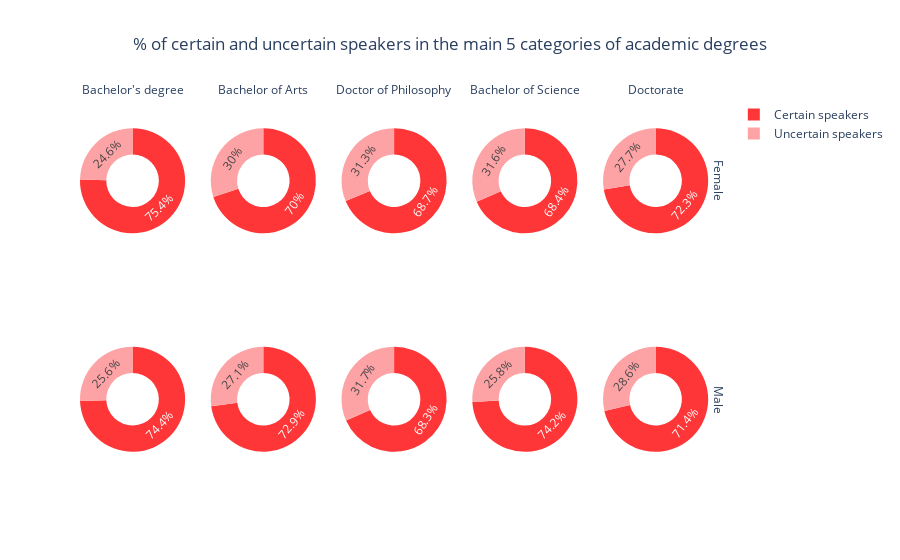

Here is the notebook cell this chart was saved with:
### Code cell
labels = ['Certain speakers','Uncertain speakers']

# Create subplots: use 'domain' type for Pie subplot
fig = make_subplots(rows = 2, cols = 5, column_titles = ["Bachelor's degree", 'Bachelor of Arts', 
                    'Doctor of Philosophy','Bachelor of Science', 'Doctorate'], row_titles = ['Female', 'Male'],
                     specs = [[{"type": "pie"}, {"type": "pie"}, {"type": "pie"}, {"type": "pie"}, {"type": "pie"}], 
                             [{"type": "pie"}, {"type": "pie"}, {"type": "pie"}, {"type": "pie"}, {"type": "pie"}]])

fig.update_annotations(font_size=12)

# Females
fig.add_trace(go.Pie(labels = labels, values = [1 - df[df.academic_degree == "bachelor's degree"]['Female'].values[0],
                                    df[df.academic_degree == "bachelor's degree"]['Female'].values[0]]), 1, 1)
fig.add_trace(go.Pie(labels = labels, values = [1 - df[df.academic_degree == 'Bachelor of Arts']['Female'].values[0],
                                    df[df.academic_degree == 'Bachelor of Arts']['Female'].values[0]]), 1, 2)
fig.add_trace(go.Pie(labels = labels, values = [1 - df[df.academic_degree == 'Doctor of Philosophy']['Female']. \
                                    values[0], df[df.academic_degree == 'Doctor of Philosophy']['Female'].values[0]]),
                                    1, 3)
fig.add_trace(go.Pie(labels = labels, values = [1 - df[df.academic_degree == 'Bachelor of Science']['Female']. \
                                    values[0], df[df.academic_degree == 'Bachelor of Science']['Female'].values[0]]), 
                                    1, 4)
fig.add_trace(go.Pie(labels = labels, values = [1 - df[df.academic_degree == 'doctorate']['Female'].values[0],
                                    df[df.academic_degree == 'doctorate']['Female'].values[0]]), 1, 5)

# Males
fig.add_trace(go.Pie(labels = labels, values = [1 - df[df.academic_degree == "bachelor's degree"]['Male'].values[0],
                                    df[df.academic_degree == "bachelor's degree"]['Male'].values[0]]), 2, 1)
fig.add_trace(go.Pie(labels = labels, values = [1 - df[df.academic_degree == 'Bachelor of Arts']['Male'].values[0],
                                    df[df.academic_degree == 'Bachelor of Arts']['Male'].values[0]]), 2, 2)
fig.add_trace(go.Pie(labels = labels, values = [1 - df[df.academic_degree == 'Doctor of Philosophy']['Male']. \
                                    values[0], df[df.academic_degree == 'Doctor of Philosophy']['Male'].values[0]]), 
                                    2, 3)
fig.add_trace(go.Pie(labels = labels, values = [1 - df[df.academic_degree == 'Bachelor of Science']['Male'].values[0],
                                    df[df.academic_degree == 'Bachelor of Science']['Male'].values[0]]), 2, 4)
fig.add_trace(go.Pie(labels = labels, values = [1 - df[df.academic_degree == 'doctorate']['Male'].values[0],
                                    df[df.academic_degree == 'doctorate']['Male'].values[0]]), 2, 5)

fig.update_traces(hole = .5, marker = dict(colors = [colors[2], colors[6]]))

fig.update_layout \
        (title_text = "% of certain and uncertain speakers in the main 5 categories of academic degrees", title_x=0.5)

fig.show()

### Figure 1 — Plotly figure (JSON) as saved in the notebook; plotly's stock layout.template omitted (floating-point values rounded to 4 significant figures)
{"data": [{"domain": {"x": [0, 0.164], "y": [0.575, 1]}, "hole": 0.5, "labels": ["Certain speakers", "Uncertain speakers"], "marker": {"colors": ["#FF3637", "#FEA3A5"]}, "type": "pie", "values": [0.7537, 0.2463]}, {"domain": {"x": [0.204, 0.368], "y": [0.575, 1]}, "hole": 0.5, "labels": ["Certain speakers", "Uncertain speakers"], "marker": {"colors": ["#FF3637", "#FEA3A5"]}, "type": "pie", "values": [0.7, 0.3]}, {"domain": {"x": [0.408, 0.572], "y": [0.575, 1]}, "hole": 0.5, "labels": ["Certain speakers", "Uncertain speakers"], "marker": {"colors": ["#FF3637", "#FEA3A5"]}, "type": "pie", "values": [0.6868, 0.3132]}, {"domain": {"x": [0.612, 0.776], "y": [0.575, 1]}, "hole": 0.5, "labels": ["Certain speakers", "Uncertain speakers"], "marker": {"colors": ["#FF3637", "#FEA3A5"]}, "type": "pie", "values": [0.6844, 0.3156]}, {"domain": {"x": [0.816, 0.98], "y": [0.575, 1]}, "hole": 0.5, "labels": ["Certain speakers", "Uncertain speakers"], "marker": {"colors": ["#FF3637", "#FEA3A5"]}, "type": "pie", "values": [0.7232, 0.2768]}, {"domain": {"x": [0, 0.164], "y": [0, 0.425]}, "hole": 0.5, "labels": ["Certain speakers", "Uncertain speakers"], "marker": {"colors": ["#FF3637", "#FEA3A5"]}, "type": "pie", "values": [0.7444, 0.2556]}, {"domain": {"x": [0.204, 0.368], "y": [0, 0.425]}, "hole": 0.5, "labels": ["Certain speakers", "Uncertain speakers"], "marker": {"colors": ["#FF3637", "#FEA3A5"]}, "type": "pie", "values": [0.7288, 0.2712]}, {"domain": {"x": [0.408, 0.572], "y": [0, 0.425]}, "hole": 0.5, "labels": ["Certain speakers", "Uncertain speakers"], "marker": {"colors": ["#FF3637", "#FEA3A5"]}, "type": "pie", "values": [0.6834, 0.3166]}, {"domain": {"x": [0.612, 0.776], "y": [0, 0.425]}, "hole": 0.5, "labels": ["Certain speakers", "Uncertain speakers"], "marker": {"colors": ["#FF3637", "#FEA3A5"]}, "type": "pie", "values": [0.7417, 0.2583]}, {"domain": {"x": [0.816, 0.98], "y": [0, 0.425]}, "hole": 0.5, "labels": ["Certain speakers", "Uncertain speakers"], "marker": {"colors": ["#FF3637", "#FEA3A5"]}, "type": "pie", "values": [0.7142, 0.2858]}], "layout": {"annotations": [{"font": {"size": 12}, "showarrow": false, "text": "Bachelor's degree", "x": 0.082, "xanchor": "center", "xref": "paper", "y": 1, "yanchor": "bottom", "yref": "paper"}, {"font": {"size": 12}, "showarrow": false, "text": "Bachelor of Arts", "x": 0.286, "xanchor": "center", "xref": "paper", "y": 1, "yanchor": "bottom", "yref": "paper"}, {"font": {"size": 12}, "showarrow": false, "text": "Doctor of Philosophy", "x": 0.49, "xanchor": "center", "xref": "paper", "y": 1, "yanchor": "bottom", "yref": "paper"}, {"font": {"size": 12}, "showarrow": false, "text": "Bachelor of Science", "x": 0.694, "xanchor": "center", "xref": "paper", "y": 1, "yanchor": "bottom", "yref": "paper"}, {"font": {"size": 12}, "showarrow": false, "text": "Doctorate", "x": 0.898, "xanchor": "center", "xref": "paper", "y": 1, "yanchor": "bottom", "yref": "paper"}, {"font": {"size": 12}, "showarrow": false, "text": "Female", "textangle": 90, "x": 0.98, "xanchor": "left", "xref": "paper", "y": 0.7875, "yanchor": "middle", "yref": "paper"}, {"font": {"size": 12}, "showarrow": false, "text": "Male", "textangle": 90, "x": 0.98, "xanchor": "left", "xref": "paper", "y": 0.2125, "yanchor": "middle", "yref": "paper"}], "title": {"text": "% of certain and uncertain speakers in the main 5 categories of academic degrees", "x": 0.5}}}
